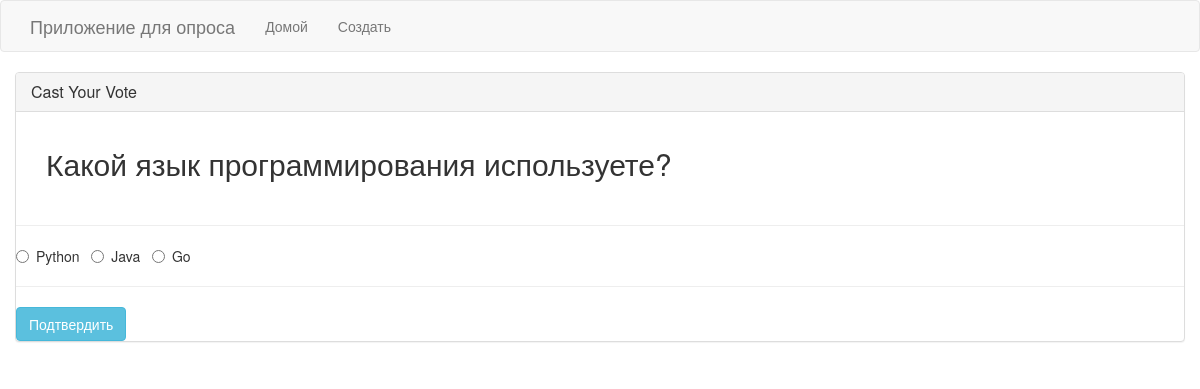
Page /vote/1 on the committed database.
### poll/models.py (models this page shows, shortened)
class Poll(models.Model):
    question = models.TextField()
    date_published = models.DateTimeField(verbose_name = "Дата публикации", default = datetime.datetime.now())
    option_one = models.CharField(max_length=30)
    option_two = models.CharField(max_length=30)
    option_three = models.CharField(max_length=30)
    option_one_count= models.IntegerField(default=0)
    option_two_count= models.IntegerField(default=0)
    option_three_count= models.IntegerField(default=0)

### poll/views.py (the view, shortened to what this page needs)
# urls.py: path('vote/<poll_id>', poll_views.vote, name='vote'),
def vote(request, poll_id):
    poll = Poll.objects.get(pk=poll_id)
    context = {
        'poll' : poll
    }
    return render(request, 'poll/vote.html', context)

### poll/templates/poll/vote.html (shortened to what this page needs)
{% extends "poll/base.html" %}
{% block main %}
<div class="row">
    <div class="panel panel-default">
        <div class="panel-heading">
            <h3 class="panel-title">Cast Your Vote</h3>
        </div>
        <div class="panel-body">
            <div class="col-lg-12">
                <h2>{{ poll.question }}</h2>
            </div>
        </div>
        <div class="row">
            <div class="col-lg-12">
                <hr/>
                <form method="POST">
                    <div class="form-group">
                        <div class="radio">
                            <label>
                                <input type="radio" name="poll" value="option1" required>
                                {{ poll.option_one }}
                            </label> &nbsp;
                            <label>
                                <input type="radio" name="poll" value="option2" required>
                                {{ poll.option_two }}
                            </label> &nbsp;
                            <label>
                                <input type="radio" name="poll" value="option3" required>
                                {{ poll.option_three }}
                            </label> &nbsp;
                        </div>
                    </div>
                    <hr/>
                    <button type="submit" class="btn btn-info">
                        Подтвердить
                    </button>
                </form>
            </div>
        </div>
    </div>
</div>
{% endblock %}

### rows in the picture
Poll: question "Какой язык программирования используете?", option_one "Python", option_two "Java", option_three "Go"
